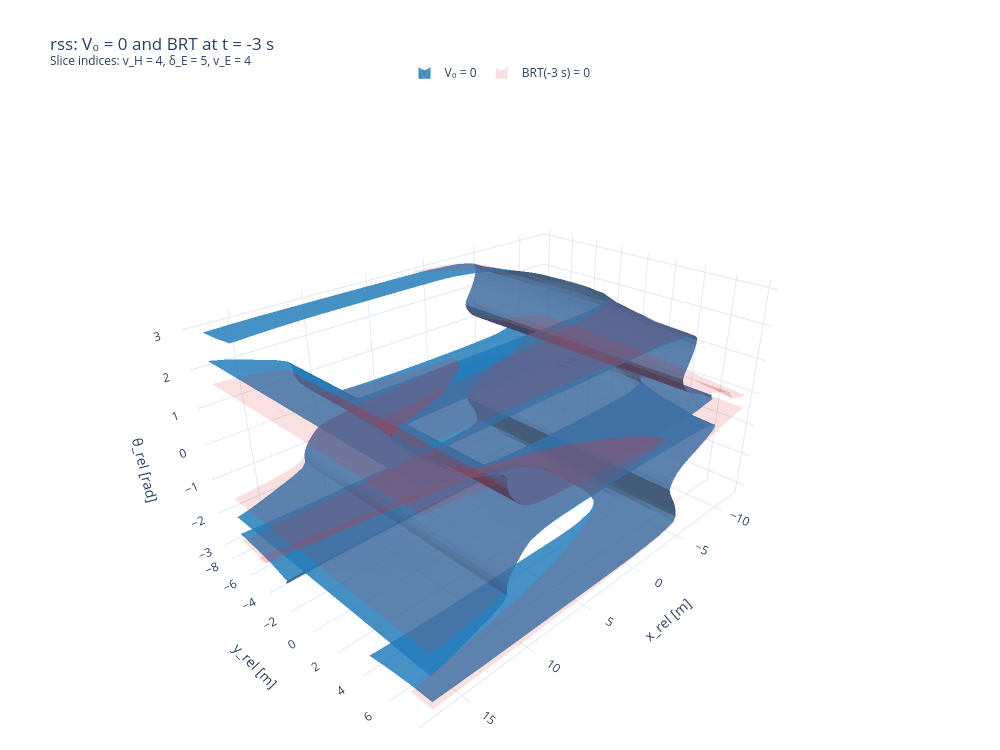

Source (notebook cell):
### Markdown cell above
## Visualizzazione 3D

### Code cell
import numpy as np
import plotly.graph_objects as go
from scipy.ndimage import gaussian_filter

# Metrica da visualizzare: "Euclidean", "DCE" oppure "TTC"
METRIC_NAME = "rss"

# Intensità dello smussamento, espressa in celle della griglia.
# 0.0: nessuno smussamento; 0.8: leggero; 1.5: più marcato.
SMOOTH_SIGMA = 1.0

current = metric_data[METRIC_NAME]

X, Y, THETA = np.meshgrid(
    current["x_rel"],
    current["y_rel"],
    current["theta_rel"],
    indexing="ij",
)

# Copie smussate esclusivamente per la visualizzazione.
# Ordine degli assi: x_rel, y_rel, theta_rel.
# "wrap" mantiene la periodicità di theta_rel.
# Forma della griglia tridimensionale.
# Indici delle coordinate da mantenere fisse.
# Modifica questi tre indici per scegliere una slice diversa.
I_V_H = 4       # Da 0 a 7
I_DELTA_E = 5   # Da 0 a 10
I_V_E = 4       # Da 0 a 7

def smooth_for_plot(values):
    values = np.asarray(values, dtype=float)

    # Estrazione della slice 3D: (x_rel, y_rel, theta_rel).
    if values.ndim == 6:
        values = values[
            :, :, :,
            I_V_H,
            I_DELTA_E,
            I_V_E,
        ]

    if values.shape != X.shape:
        raise ValueError(
            f"La slice ha forma {values.shape}, "
            f"ma la griglia XYZ ha forma {X.shape}."
        )

    return gaussian_filter(
        values,
        sigma=SMOOTH_SIGMA,
        mode=("nearest", "nearest", "wrap"),
    )

V0_plot = smooth_for_plot(current["V0"])
BRT_plot = smooth_for_plot(current["BRT"])

fig = go.Figure()

# Illuminazione morbida per evidenziare la curvatura.
lighting = dict(
    ambient=0.65,
    diffuse=0.8,
    specular=0.15,
    roughness=0.8,
    fresnel=0.1,
)

# V0 interno
fig.add_trace(
    go.Isosurface(
        x=X.ravel(),
        y=Y.ravel(),
        z=THETA.ravel(),
        value=V0_plot.ravel(),
        isomin=0.0,
        isomax=0.0,
        surface_count=1,
        colorscale=[[0.0, "#1f77b4"], [1.0, "#1f77b4"]],
        showscale=False,
        showlegend=True,
        opacity=0.85,
        caps=dict(x_show=False, y_show=False, z_show=False),
        lighting=lighting,
        lightposition=dict(x=100, y=150, z=200),
        name="V₀ = 0",
        hovertemplate=(
            "V₀ = 0 (smussato)<br>"
            "x_rel = %{x:.2f} m<br>"
            "y_rel = %{y:.2f} m<br>"
            "θ_rel = %{z:.3f} rad"
            "<extra></extra>"
        ),
    )
)

# BRT esterno
fig.add_trace(
    go.Isosurface(
        x=X.ravel(),
        y=Y.ravel(),
        z=THETA.ravel(),
        value=BRT_plot.ravel(),
        isomin=0.0,
        isomax=0.0,
        surface_count=1,
        colorscale=[[0.0, "#d62728"], [1.0, "#d62728"]],
        showscale=False,
        showlegend=True,
        opacity=0.15,
        caps=dict(x_show=False, y_show=False, z_show=False),
        lighting=lighting,
        lightposition=dict(x=100, y=150, z=200),
        name="BRT(-3 s) = 0",
        hovertemplate=(
            "BRT(-3 s) = 0 (smussato)<br>"
            "x_rel = %{x:.2f} m<br>"
            "y_rel = %{y:.2f} m<br>"
            "θ_rel = %{z:.3f} rad"
            "<extra></extra>"
        ),
    )
)

fig.update_layout(
    title=(
        f"{METRIC_NAME}: V₀ = 0 and BRT at t = -3 s"
        "<br><sup>"
        f"Slice indices: v_H = {I_V_H}, "
        f"δ_E = {I_DELTA_E}, "
        f"v_E = {I_V_E}"
        "</sup>"
    ),
    template="plotly_white",
    scene=dict(
        xaxis_title="x_rel [m]",
        yaxis_title="y_rel [m]",
        zaxis_title="θ_rel [rad]",
        aspectmode="manual",
        aspectratio=dict(x=1.5, y=1.0, z=0.8),
        camera=dict(eye=dict(x=1.55, y=1.55, z=1.15)),
    ),
    width=1000,
    height=750,
    margin=dict(l=10, r=10, b=10, t=100),
    legend=dict(
        orientation="h",
        x=0.5,
        xanchor="center",
        y=1.02,
        yanchor="bottom",
    ),
)

fig.show()

### Figure 1 — Plotly figure (JSON) as saved in the notebook; plotly's stock layout.template omitted (floating-point values rounded to 4 significant figures; data arrays with more than 128 entries replaced by an {"elided": "..."} marker saying what was removed)
{"data": [{"caps": {"x": {"show": false}, "y": {"show": false}, "z": {"show": false}}, "colorscale": [[0, "#1f77b4"], [1, "#1f77b4"]], "hovertemplate": "V₀ = 0 (smussato)<br>x_rel = %{x:.2f} m<br>y_rel = %{y:.2f} m<br>θ_rel = %{z:.3f} rad<extra></extra>", "isomax": 0, "isomin": 0, "lighting": {"ambient": 0.65, "diffuse": 0.8, "fresnel": 0.1, "roughness": 0.8, "specular": 0.15}, "lightposition": {"x": 100, "y": 150, "z": 200}, "name": "V₀ = 0", "opacity": 0.85, "showlegend": true, "showscale": false, "surface": {"count": 1}, "type": "isosurface", "value": {"elided": "24480 float values"}, "x": {"elided": "24480 float values"}, "y": {"elided": "24480 float values"}, "z": {"elided": "24480 float values"}}, {"caps": {"x": {"show": false}, "y": {"show": false}, "z": {"show": false}}, "colorscale": [[0, "#d62728"], [1, "#d62728"]], "hovertemplate": "BRT(-3 s) = 0 (smussato)<br>x_rel = %{x:.2f} m<br>y_rel = %{y:.2f} m<br>θ_rel = %{z:.3f} rad<extra></extra>", "isomax": 0, "isomin": 0, "lighting": {"ambient": 0.65, "diffuse": 0.8, "fresnel": 0.1, "roughness": 0.8, "specular": 0.15}, "lightposition": {"x": 100, "y": 150, "z": 200}, "name": "BRT(-3 s) = 0", "opacity": 0.15, "showlegend": true, "showscale": false, "surface": {"count": 1}, "type": "isosurface", "value": {"elided": "24480 float values"}, "x": {"elided": "24480 float values"}, "y": {"elided": "24480 float values"}, "z": {"elided": "24480 float values"}}], "layout": {"height": 750, "legend": {"orientation": "h", "x": 0.5, "xanchor": "center", "y": 1.02, "yanchor": "bottom"}, "margin": {"b": 10, "l": 10, "r": 10, "t": 100}, "scene": {"aspectmode": "manual", "aspectratio": {"x": 1.5, "y": 1, "z": 0.8}, "camera": {"eye": {"x": 1.55, "y": 1.55, "z": 1.15}}, "xaxis": {"title": {"text": "x_rel [m]"}}, "yaxis": {"title": {"text": "y_rel [m]"}}, "zaxis": {"title": {"text": "θ_rel [rad]"}}}, "title": {"text": "rss: V₀ = 0 and BRT at t = -3 s<br><sup>Slice indices: v_H = 4, δ_E = 5, v_E = 4</sup>"}, "width": 1000}}
